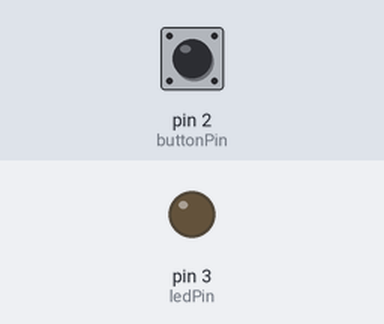
A sketch run on a simulated Arduino Uno, built with avr-gcc and run on an emulated ATmega328P. Parts: output pins drawn as LEDs (lit = HIGH). The inputs (shaded band) are chosen by the test bench; at power-on: pin 2 (buttonPin) HIGH.

Above: at 1.2 s.
1.3 s: pin 2 (buttonPin) pulled LOW for 0.15 s
At 1.9 s:
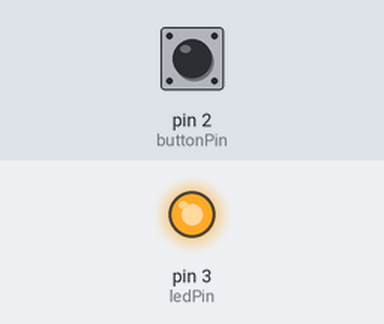
Timing chart, 0 to 10.4 s (numbered marks = the images above; inputs shaded):
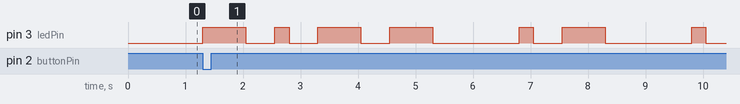

The sketch:

Task1.1.ino
```cpp
const int ledPin = 3;
const int buttonPin = 2;
const int dotDuration = 250;
const int dashDuration = 750;
const int letterPause = 1000;
const int wordPause = 2000;

String morseCode[] =
{
  "-.--",  // Y
  ".-",    // A
  "...",   // S
  "....",  // H
  ".--.",  // P
  "..",    // I
  "-.",    // N
  "-..",   // D
  ".",     // E
  ".-."    // R
};

int currentLetter = 0;
bool isBlinking = false;

void setup() {
  pinMode(ledPin, OUTPUT);
  pinMode(buttonPin, INPUT_PULLUP);
}
void loop() {
  if (digitalRead(buttonPin) == LOW) {
    if (!isBlinking) {
      isBlinking = true;
      currentLetter = 0;
    } else {
      currentLetter = 0;
    }
  }

  if (isBlinking) {
    if (currentLetter < 10) {
      blinkMorseCode(morseCode[currentLetter]);
      delay(letterPause);
      currentLetter++;
    } else {
      isBlinking = false;
      delay(wordPause);
    }
  }
}

void blinkMorseCode(String code) {
  for (int i = 0; i < code.length(); i++) {
    if (code[i] == '.') {
      blinkDot();
    } else if (code[i] == '-') {
      blinkDash();
    }
    delay(dotDuration);
  }
}

void blinkDot() {
  digitalWrite(ledPin, HIGH);
  delay(dotDuration);
  digitalWrite(ledPin, LOW);
  delay(dotDuration);
}

void blinkDash() {
  digitalWrite(ledPin, HIGH);
  delay(dashDuration);
  digitalWrite(ledPin, LOW);
  delay(dotDuration);
}
```

Measured:
- after the input at 1.3 s, pin 3 (ledPin): LOW → HIGH at once, → LOW 0.75 s later, → HIGH 0.50 s later, → LOW 0.25 s later, … (14 changes in this stretch)
